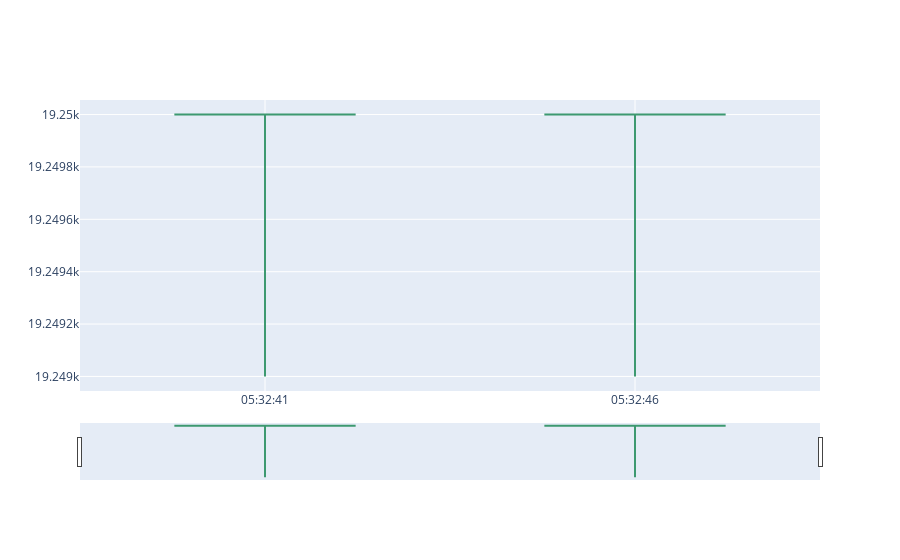

Notebook source saved alongside this figure:
### Code cell
plot_rate(5) #Check plot_rate_5 for output

### Figure 1 — Plotly figure (JSON) as saved in the notebook; plotly's stock layout.template omitted (floating-point values rounded to 4 significant figures)
{"data": [{"close": [19250, 19250], "high": [19250, 19250], "low": [19249, 19249], "open": [19250, 19250], "type": "candlestick", "x": ["05:32:41", "05:32:46"]}], "layout": {}}
